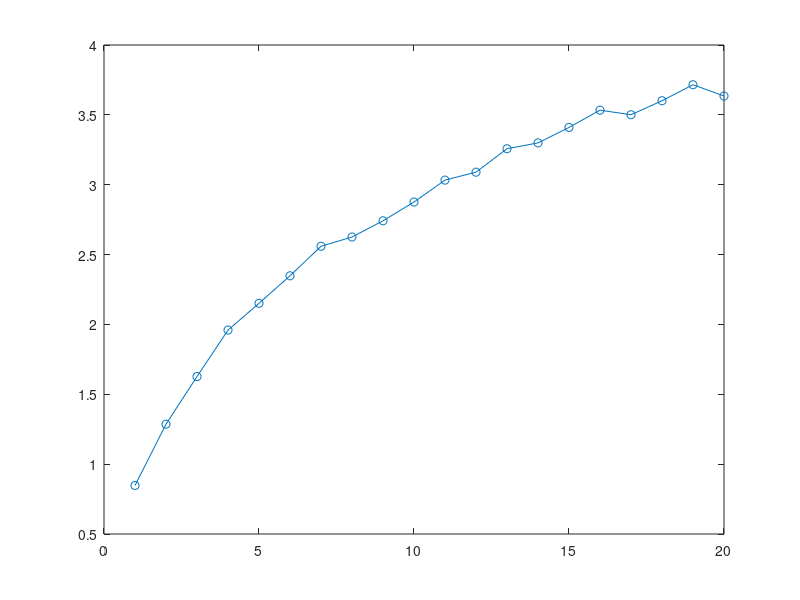

Here is the MATLAB script that generated this plot:
clear all; close all; clc
N = 1e3;
raz = 1e3;
EbNo = 1:20;
C_mean = zeros(1, 20);
for ii = 1:20
    for jj = 1:raz
        H = abs((randn(1) + 1i*randn(1))/sqrt(2)).^2;
        C(jj) = log2(1+H*EbNo(ii));
    end
    C_mean(ii) = mean(C);
end
plot(EbNo(1:end),C_mean(1:end),'-o')
